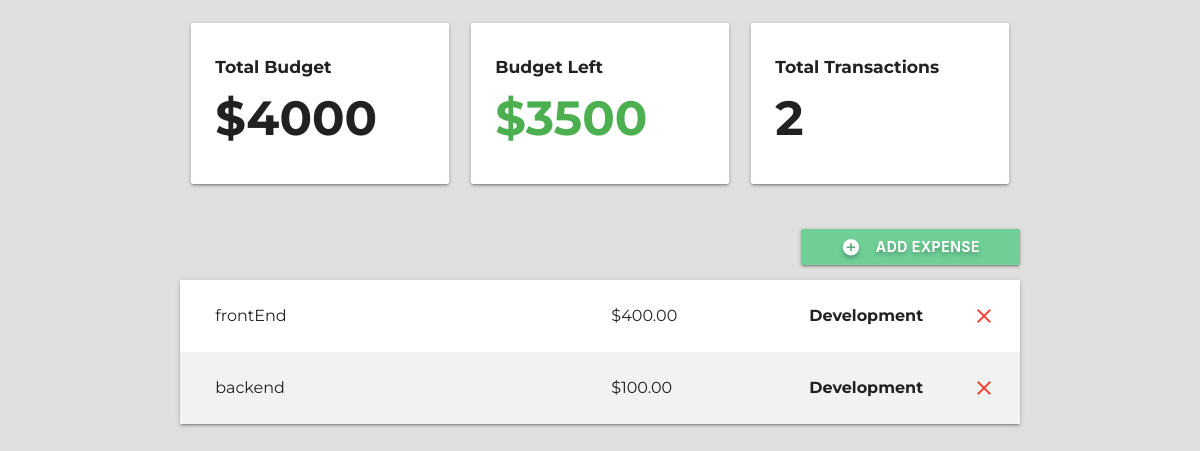
Screenshot of /mobile_app with the database file from the repository.
### budget/models.py (models this page shows, shortened)
class Project(models.Model):
	name=models.CharField(max_length=100)
	slug=models.SlugField(max_length=100,unique=True,blank=True)
	budget=models.IntegerField()
	def budget_left(self):
		expense_list = Expenses.objects.filter(project=self)
		total_expense_amount = 0
		for expense in expense_list:
			total_expense_amount += expense.amount
		total_expense_amount = int(total_expense_amount)
		return self.budget - total_expense_amount
	def total_transactions(self):
		expense_list = Expenses.objects.filter(project=self)
		return len(expense_list)

class Expenses(models.Model):
	project=models.ForeignKey(Project,on_delete=models.CASCADE,related_name='expenses')
	title=models.CharField(max_length=100)
	amount=models.DecimalField(max_digits=8,decimal_places=2)
	category=models.ForeignKey(Category,on_delete=models.CASCADE)

class Category(models.Model):
	project=models.ForeignKey(Project,on_delete=models.CASCADE)
	name=models.CharField(max_length=100)

### budget/views.py (the view, shortened to what this page needs)
# urls.py: path('<slug:project_slug>',views.project_detail,name='detail'),
def project_detail(request,project_slug):
	project= get_object_or_404(Project,slug=project_slug)
	if request.method == 'GET':
		category_list = Category.objects.filter(project=project)
		return render(request, 'budget/project-detail.html', {'project': project, 'expense_list': project.expenses.all(), 'category_list': category_list})
	elif request.method == 'DELETE':
		id = json.loads(request.body)['id']
		expense = Expenses.objects.get(id=id)
		expense.delete()
		return HttpResponse('')
	return HttpResponseRedirect(project_slug)

### budget/templates/budget/project-detail.html (shortened to what this page needs)
{% extends 'budget/base.html' %}
{% block content %}
  <div class="container">
	<section class="section section-stats">
	  <div class="row">
		<div class="col s12 m12 l4">
		  <div class="card-panel">
			<h6 class="bold">Total Budget</h6>
			<h1 class="bold">${{ project.budget }}</h1>
		  </div>
		</div>
		<div class="col s12 m6 l4">
		  <div class="card-panel">
			<h6 class="bold">Budget Left</h6>
			{% if project.budget_left > 0 %}
			  <h1 class="bold green-text">${{ project.budget_left }}</h1>
			  {% elif project.budget_left == 0 %}
			  <h1 class="bold orange-text">${{ project.budget_left }}</h1>
			{% else %}
			  <h1 class="bold red-text">${{ project.budget_left }}</h1>
			{% endif %}
		  </div>
		</div>
		<div class="col s12 m6 l4">
		  <div class="card-panel">
			<h6 class="bold">Total Transactions</h6>
			<h1 class="bold">{{ project.total_transactions }}</h1>
		  </div>
		</div>
	  </div>
	</section>
	<section class="section section-expenses">
	  <div class="row">
		<button class="btn waves-effect right modal-trigger" href="#expenseModal">
		<i class="material-icons white-text left">add_circle</i>
		Add Expense
		</button>
	  </div>
	  <ul class="z-depth-1">
		{% for expense in expense_list %}
		  <li>
			<div class="card-panel z-depth-0 expense">
			  <div class="row">
				<div class="col l6">
				  <span class="title">{{ expense.title }}</span>
				</div>
				<div class="col l3">
				  <span class="title">${{ expense.amount }}</span>
				</div>
				<div class="col 1">
				  <span class="title bold">{{ expense.category.name }}</span>
				</div>
				<a class="close-icon" onclick="deleteExpense(this)" data-id="{{ expense.id }}">
				  <i class="material-icons red-text right">close</i>
				</a>
			  </div>
			</div>
		  </li>
		{% endfor %}
	  </ul>
	</section>
  </div>
{% endblock %}

### budget/static/css/styles.css (style rules this page uses)
html { font-family: Montserrat; background-color: #E0E0E0; }
.bold { font-weight: bold; }
.row { margin: 0;!important; }
.section-stats h1 { font-size: 4vw; margin: 15px 0px; }
.section-expenses button { padding: 0px 40px; font-weight: bold; text-shadow: 0px 3px 4px rgba(0, 0, 0, .25); background-color: #6FCF97; }
.section-expenses .expense { font-size: 16px; border-radius: 0; margin: 0; }
.section-expenses li:nth-child(even) .expense { background-color: #F2F2F2; }

### rows the page displays
Project: budget "4000", budget_left "3500", total_transactions "2"
Expenses: title "frontEnd", amount "400.00", category.name "Development"
Expenses: title "backend", amount "100.00", category.name "Development"
